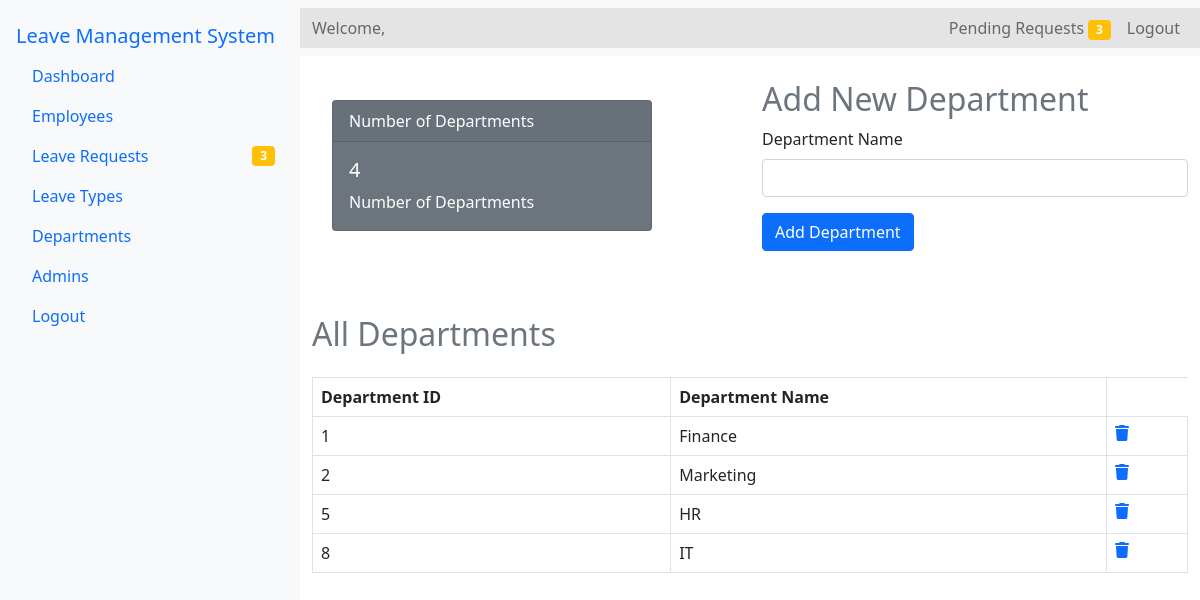
The app's page /Source/admin/departments.php (signed in), older data.
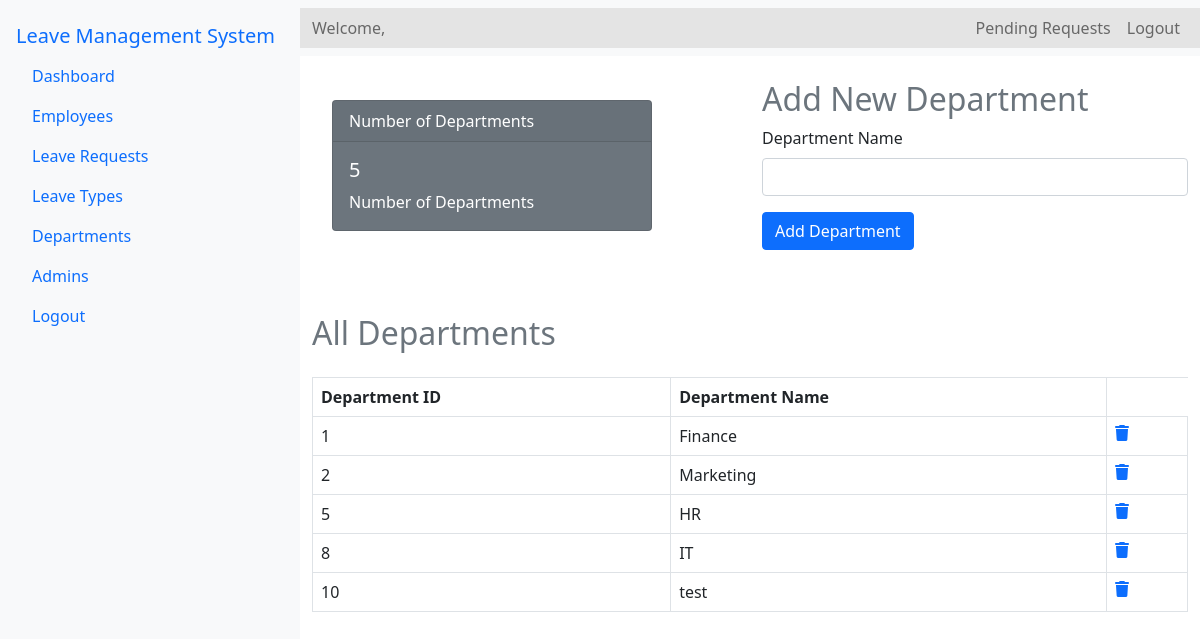
The same page, newer data.
### tables this page shows
CREATE TABLE `departments` (
  `d_name` varchar(100) NOT NULL,
  `D_id` int(11) NOT NULL,
  `D_description` varchar(1000) NOT NULL
);

### Source/admin/departments.php (the view, shortened to what the changed rows need)
<?php
include '../config.php';
$d_count_query = "SELECT COUNT(*) as count FROM departments";
$d_count_result = $conn->query($d_count_query);
$d_count = $d_count_result->fetch_assoc()['count'];
$d_query = "SELECT * FROM departments";
$d_result = $conn->query($d_query);
$pending_leave_requests_count = $conn->query("SELECT COUNT(*) as count FROM leave_list WHERE Status = 'Pending'")->fetch_assoc()['count'];
?>
<!DOCTYPE html>
<html lang="en">
<head>
    <link rel="stylesheet" href="../bootstrap-5.0.2-dist/css/bootstrap.min.css">
    <link rel="stylesheet" href="../css/admin-dashboard.css">
    <link rel="stylesheet" href="https://cdnjs.cloudflare.com/ajax/libs/font-awesome/6.0.0-beta3/css/all.min.css">
    <link rel="stylesheet" href="../css/main.css">
    <link rel="stylesheet" href="../css/spinner.css">
</head>
<body>
<div class="d-flex">
    <nav class="nav flex-column bg-light p-3" style="width: 300px; min-height: 100vh;">
        <a class="nav-link d-flex justify-content-between align-items-center" href="leave-requests.php">
    Leave Requests
    <?php if ($pending_leave_requests_count > 0): ?>
        <span class="badge bg-warning"><?php echo $pending_leave_requests_count; ?></span>
    <?php endif; ?>
</a>
    </nav>
    <div class="flex-grow-1">
    <nav class="navbar navbar-expand-lg navbar-light bg-light">
    <div class="container-fluid">
        <div class="collapse navbar-collapse" id="navbarNavDropdown">
            <ul class="navbar-nav ms-auto">
                <li class="nav-item">
                    <a class="nav-link" href="leave-requests.php">
                        Pending Requests
                        <?php if ($pending_leave_requests_count > 0): ?>
                            <span class="badge bg-warning"><?php echo $pending_leave_requests_count; ?></span>
                        <?php endif; ?>
                    </a>
                </li>
            </ul>
        </div>
    </div>
</nav>
        <div class="container mt-4">
            <div class="row">
                <div class="col-md-6" style="max-width: 30rem;">
                <div class="card text-white bg-secondary mb-3" style="max-width: 20rem;">
                        <div class="card-body">
                            <h5 class="card-title"><?php echo $d_count; ?></h5>
                            <p class="card-text">Number of Departments</p>
                        </div>
                    </div>
                </div>
                <div class="col-md-6" >
                    <h2 class="text-secondary">Add New Department</h2>
                </div>
            </div>
            <div class="mt-5">
                <h2 class="text-secondary">All Departments</h2>
                <table class="table table-bordered mt-4">
                    <thead>
                        <tr>
                            <th>Department ID</th>
                            <th>Department Name</th>
                        </tr>
                    </thead>
                    <tbody>
                        <?php while ($row = $d_result->fetch_assoc()): ?>
                        <tr>
                            <td><?php echo htmlspecialchars($row['D_id']); ?></td>
                            <td><?php echo htmlspecialchars($row['d_name']); ?></td>
                            <td>
                                <a href="department-delete.php?D_id=<?php echo htmlspecialchars($row['D_id']); ?>" onclick="return confirm('Are you sure you want to delete this Department?')"><i class="fas fa-trash"></i></a>
                            </td>
                        </tr>
                        <?php endwhile; ?>
                    </tbody>
                </table>
            </div>
        </div>
    </div>
</div>
</body>
</html>

Row changes from the older to the newer data that the page shows:
added departments: D_id "10", d_name "test"
Text that changed along with them:
$d_count: "4" → "5"
$pending_leave_requests_count: "3" → (not shown)
